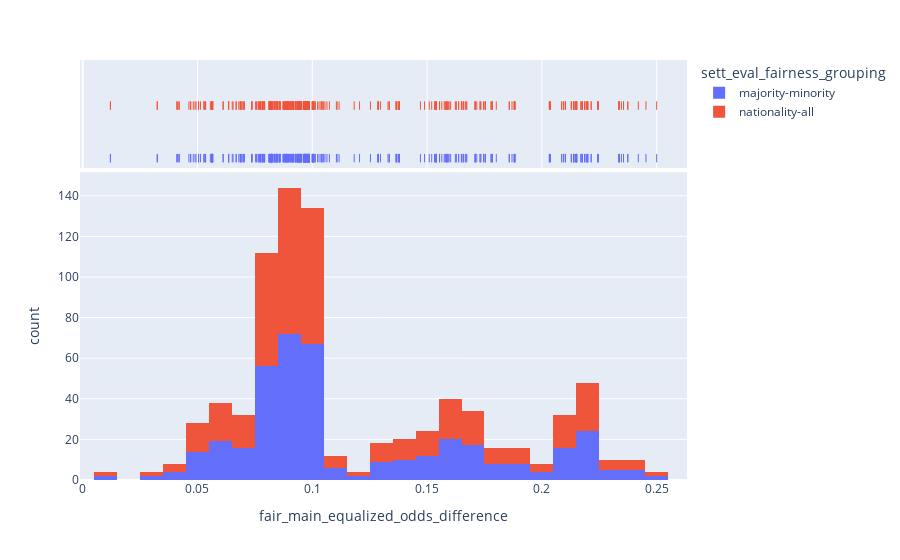

Here is the notebook cell this chart was saved with:
### Code cell
import plotly.express as px

fig = px.histogram(df_agg_full, x="fair_main_equalized_odds_difference", color="sett_eval_fairness_grouping", marginal="rug")
fig.show()

### Figure 1 — Plotly figure (JSON) as saved in the notebook; plotly's stock layout.template omitted (floating-point values rounded to 4 significant figures; data arrays with more than 128 entries replaced by an {"elided": "..."} marker saying what was removed)
{"data": [{"bingroup": "x", "hovertemplate": "sett_eval_fairness_grouping=majority-minority<br>fair_main_equalized_odds_difference=%{x}<br>count=%{y}<extra></extra>", "legendgroup": "majority-minority", "marker": {"color": "#636efa", "pattern": {"shape": ""}}, "name": "majority-minority", "orientation": "v", "showlegend": true, "type": "histogram", "x": {"elided": "400 float values"}, "xaxis": "x", "yaxis": "y"}, {"boxpoints": "all", "fillcolor": "rgba(255,255,255,0)", "hoveron": "points", "hovertemplate": "sett_eval_fairness_grouping=majority-minority<br>fair_main_equalized_odds_difference=%{x}<extra></extra>", "jitter": 0, "legendgroup": "majority-minority", "line": {"color": "rgba(255,255,255,0)"}, "marker": {"color": "#636efa", "symbol": "line-ns-open"}, "name": "majority-minority", "showlegend": false, "type": "box", "x": {"elided": "400 float values"}, "xaxis": "x2", "yaxis": "y2"}, {"bingroup": "x", "hovertemplate": "sett_eval_fairness_grouping=nationality-all<br>fair_main_equalized_odds_difference=%{x}<br>count=%{y}<extra></extra>", "legendgroup": "nationality-all", "marker": {"color": "#EF553B", "pattern": {"shape": ""}}, "name": "nationality-all", "orientation": "v", "showlegend": true, "type": "histogram", "x": {"elided": "400 float values"}, "xaxis": "x", "yaxis": "y"}, {"boxpoints": "all", "fillcolor": "rgba(255,255,255,0)", "hoveron": "points", "hovertemplate": "sett_eval_fairness_grouping=nationality-all<br>fair_main_equalized_odds_difference=%{x}<extra></extra>", "jitter": 0, "legendgroup": "nationality-all", "line": {"color": "rgba(255,255,255,0)"}, "marker": {"color": "#EF553B", "symbol": "line-ns-open"}, "name": "nationality-all", "showlegend": false, "type": "box", "x": {"elided": "400 float values"}, "xaxis": "x2", "yaxis": "y2"}], "layout": {"barmode": "relative", "legend": {"title": {"text": "sett_eval_fairness_grouping"}, "tracegroupgap": 0}, "margin": {"t": 60}, "xaxis": {"anchor": "y", "domain": [0, 1], "title": {"text": "fair_main_equalized_odds_difference"}}, "xaxis2": {"anchor": "y2", "domain": [0, 1], "matches": "x", "showgrid": true, "showticklabels": false}, "yaxis": {"anchor": "x", "domain": [0, 0.7326], "title": {"text": "count"}}, "yaxis2": {"anchor": "x2", "domain": [0.7426, 1], "matches": "y2", "showgrid": false, "showline": false, "showticklabels": false, "ticks": ""}}}
